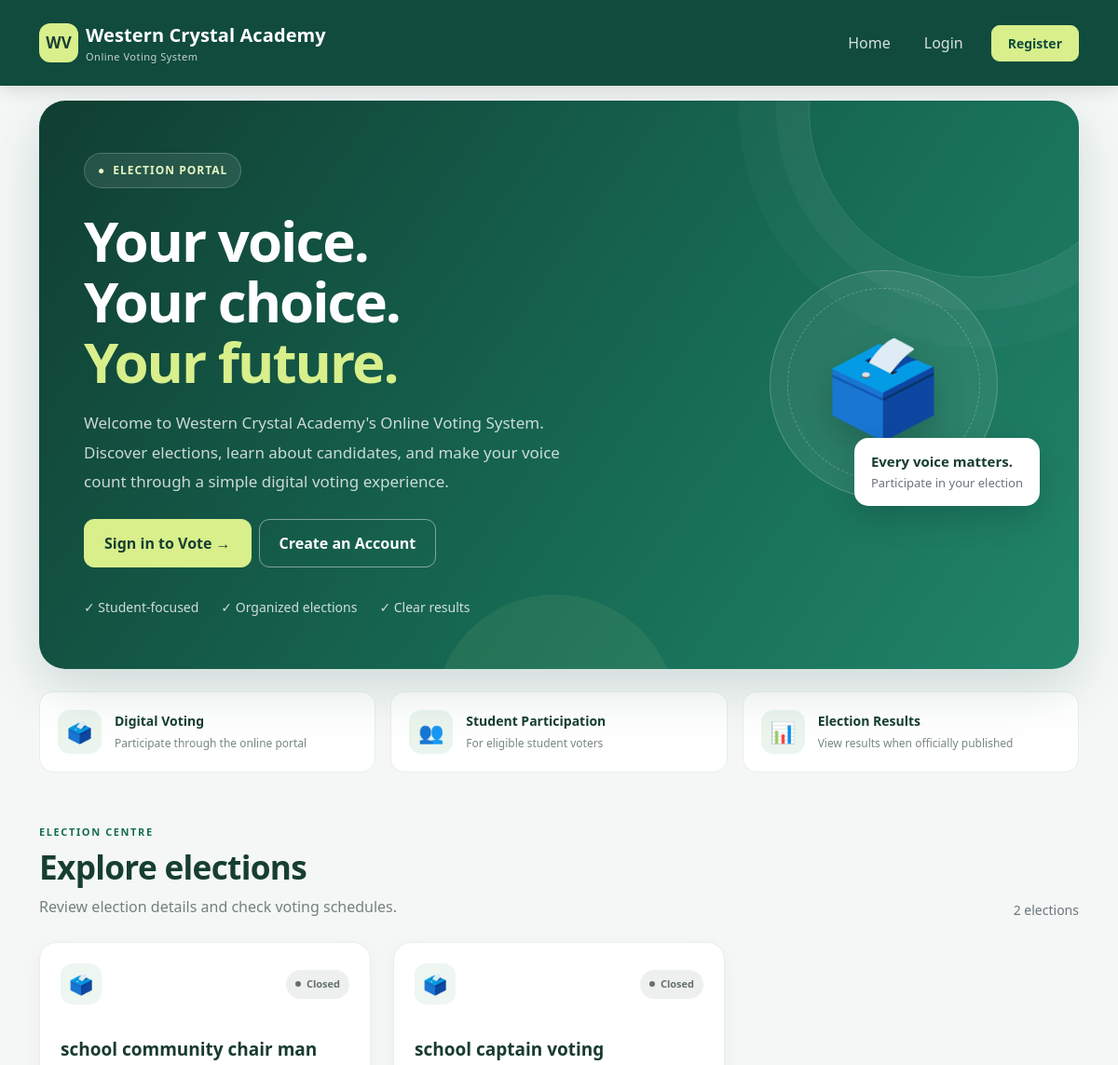
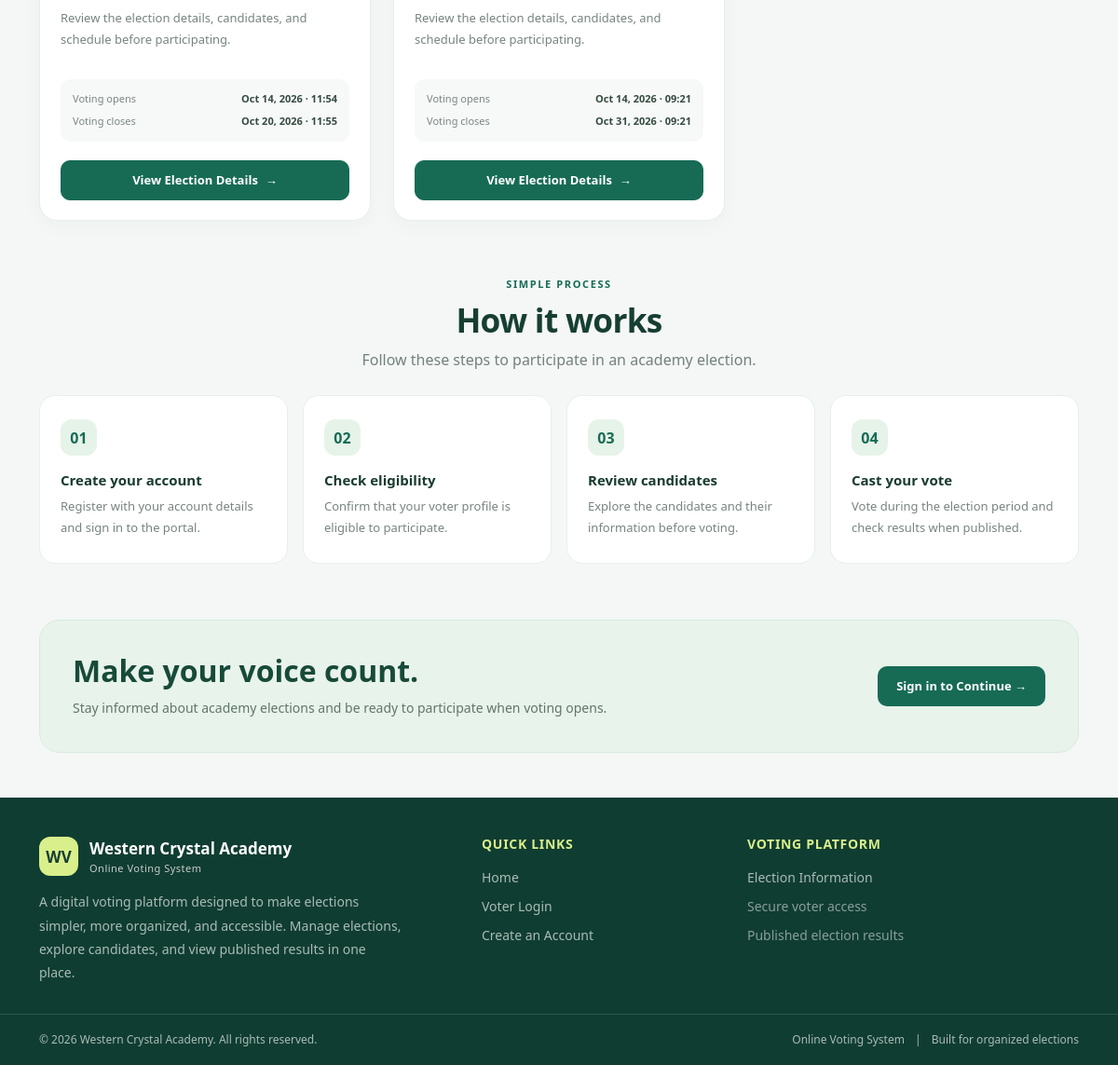
The page / on the database its author committed (2 pictures, top to bottom).
### voting/models.py (models this page shows, shortened)
class Election(models.Model):
    title = models.CharField(max_length=150)
    description = models.TextField(blank=True)
    opens_at = models.DateTimeField()
    closes_at = models.DateTimeField()
    is_published = models.BooleanField(default=False)
    results_published = models.BooleanField(default=False)
    created_at = models.DateTimeField(auto_now_add=True)
    class Meta:
        ordering = ["-opens_at"]
    @property
    def is_open(self):
        now = timezone.now()
        return (
            self.is_published
            and self.opens_at <= now <= self.closes_at
        )

### voting/views.py (the view)
# urls.py: path("", views.home, name="home"),
def home(request):
    elections = Election.objects.filter(
        is_published=True
    ).order_by("-opens_at")
    return render(
        request,
        "voting/home.html",
        {
            "elections": elections,
            "now": timezone.now(),
        },
    )

### templates/voting/home.html (shortened to what this page needs)
{% extends "base.html" %}
{% block content %}
<div class="home-page">
    <section class="home-hero animate-home">
        <div class="row align-items-center g-4">
            <div class="col-lg-8">
                <span class="hero-label">
                    <span>●</span> Election Portal
                </span>
                <h1 class="hero-title">
                    Your voice.<br>
                    Your choice.<br>
                    <span>Your future.</span>
                </h1>
                <p class="hero-description">
                    Welcome to Western Crystal Academy's Online Voting System.
                    Discover elections, learn about candidates, and make your
                    voice count through a simple digital voting experience.
                </p>
                <div class="hero-actions d-flex flex-wrap gap-2 mt-4">
                    {% if user.is_authenticated %}
                        <a class="btn hero-primary-btn"
                           href="#elections">
                            Explore Elections <span aria-hidden="true">→</span>
                        </a>
                    {% else %}
                        <a class="btn hero-primary-btn"
                           href="{% url 'login' %}">
                            Sign in to Vote <span aria-hidden="true">→</span>
                        </a>
                        <a class="btn hero-secondary-btn"
                           href="{% url 'register' %}">
                            Create an Account
                        </a>
                    {% endif %}
                </div>
                <div class="d-flex flex-wrap gap-3 gap-lg-4 mt-4 pt-2 small"
                     style="color:rgba(255,255,255,.8)">
                    <span>✓ Student-focused</span>
                    <span>✓ Organized elections</span>
                    <span>✓ Clear results</span>
                </div>
            </div>
            <div class="col-lg-4">
                <div class="hero-visual">
                    <div class="ballot-art">
                        <div class="ballot-icon" aria-hidden="true">🗳️</div>
                    </div>
                    <div class="floating-note">
                        <strong>Every voice matters.</strong>
                        <span class="text-secondary">Participate in your election</span>
                    </div>
                </div>
            </div>
        </div>
    </section>
    <section class="info-strip">
        <div class="row g-3">
            <div class="col-sm-6 col-lg-4">
                <div class="info-item">
                    <div class="info-icon" aria-hidden="true">🗳️</div>
                    <div>
                        <strong>Digital Voting</strong>
                        <small>Participate through the online portal</small>
                    </div>
                </div>
            </div>
            <div class="col-sm-6 col-lg-4">
                <div class="info-item">
                    <div class="info-icon" aria-hidden="true">👥</div>
                    <div>
                        <strong>Student Participation</strong>
                        <small>For eligible student voters</small>
                    </div>
                </div>
            </div>
            <div class="col-sm-6 col-lg-4">
                <div class="info-item">
                    <div class="info-icon" aria-hidden="true">📊</div>
                    <div>
                        <strong>Election Results</strong>
                        <small>View results when officially published</small>
                    </div>
                </div>
            </div>
        </div>
    </section>
    <section id="elections" class="election-section">
        <div class="d-flex flex-wrap justify-content-between align-items-end gap-3 mb-4">
            <div>
                <p class="section-eyebrow">Election Centre</p>
                <h2 class="section-title">Explore elections</h2>
                <p class="section-description mb-0">
                    Review election details and check voting schedules.
                </p>
            </div>
            <div class="small text-secondary">
                {% if elections %}
                    {{ elections|length }} election{{ elections|length|pluralize }}
                {% else %}
                    Election portal
                {% endif %}
            </div>
        </div>
        <div class="row g-4">
            {% for election in elections %}
                <div class="col-md-6 col-xl-4">
                    <article class="election-card">
                        <div class="election-card-top">
                            <div class="d-flex align-items-center justify-content-between gap-2">
                                <div class="election-symbol" aria-hidden="true">
                                    🗳️
                                </div>
                                {% if not election.is_published %}
                                    <span class="status-badge status-closed">
                                        <span class="status-dot"></span>
                                        Unpublished
                                    </span>
                                {% elif election.is_open %}
                                    <span class="status-badge status-open">
                                        <span class="status-dot"></span>
                                        Voting Open
                                    </span>
                                {% elif election.opens_at > now %}
                                    <span class="status-badge status-upcoming">
                                        <span class="status-dot"></span>
                                        Upcoming
                                    </span>
                                {% else %}
                                    <span class="status-badge status-closed">
                                        <span class="status-dot"></span>
                                        Closed
                                    </span>
                                {% endif %}
                            </div>
                        </div>
                        <div class="election-card-body">
                            <h3>{{ election.title }}</h3>
                            <p class="election-description">
                                {{ election.description|default:"Review the election details, candidates, and schedule before participating."|truncatechars:135 }}
                            </p>
                            <div class="election-dates">
                                <div class="date-line">
                                    <span>Voting opens</span>
                                    <strong>{{ election.opens_at|date:"M d, Y · H:i" }}</strong>
                                </div>
                                <div class="date-line">
                                    <span>Voting closes</span>
                                    <strong>{{ election.closes_at|date:"M d, Y · H:i" }}</strong>
                                </div>
                            </div>
                            <a class="election-btn"
                               href="{% url 'election_detail' election.id %}">
                                View Election Details
                                <span aria-hidden="true">→</span>
                            </a>
                        </div>
                    </article>
                </div>
            {% endfor %}
        </div>
    </section>
    <section class="steps-section">
        <div class="text-center mb-4">
            <p class="section-eyebrow">Simple Process</p>
            <h2 class="section-title">How it works</h2>
            <p class="section-description">
                Follow these steps to participate in an academy election.
            </p>
        </div>
        <div class="row g-3">
            <div class="col-sm-6 col-lg-3">
                <div class="step-card">
                    <div class="step-number">01</div>
                    <h4>Create your account</h4>
                    <p>Register with your account details and sign in to the portal.</p>
                </div>
            </div>
            <div class="col-sm-6 col-lg-3">
                <div class="step-card">
                    <div class="step-number">02</div>
                    <h4>Check eligibility</h4>
                    <p>Confirm that your voter profile is eligible to participate.</p>
                </div>
            </div>
            <div class="col-sm-6 col-lg-3">
                <div class="step-card">
                    <div class="step-number">03</div>
                    <h4>Review candidates</h4>
                    <p>Explore the candidates and their information before voting.</p>
                </div>
            </div>
            <div class="col-sm-6 col-lg-3">
                <div class="step-card">
                    <div class="step-number">04</div>
                    <h4>Cast your vote</h4>
                    <p>Vote during the election period and check results when published.</p>
                </div>
            </div>
        </div>
    </section>
    <section class="home-cta">
        <div class="d-flex flex-column flex-lg-row align-items-lg-center justify-content-between gap-4">
            <div>
                <h2 class="mb-2">Make your voice count.</h2>
                <p>
                    Stay informed about academy elections and be ready to
                    participate when voting opens.
                </p>
            </div>
            {% if user.is_authenticated %}
                <a href="#elections" class="cta-btn">
                    Explore Elections →
                </a>
            {% else %}
                <a href="{% url 'login' %}" class="cta-btn">
                    Sign in to Continue →
                </a>
            {% endif %}
        </div>
    </section>
</div>
{% endblock %}

### templates/base.html (style rules this page uses)
:root { --brand: #176b55; --brand-dark: #104b3d; --brand-light: #21856a; --accent: #d8ef8b; --page: #f4f7f6; --text: #1d2b27; --muted: #a8bcb5; }
* { box-sizing: border-box; }
html { scroll-behavior: smooth; scroll-padding-top: 90px; }
body { min-height: 100vh; display: flex; flex-direction: column; margin: 0; background: var(--page); color: var(--text); font-family: "Segoe UI", Arial, sans-serif; }

### rows shown on the page
Election: is_published True (drawn), title "school community chair man", description "Review the election details, candidates, and schedule before participating.", opens_at "Oct 14, 2026 · 11:54", closes_at "Oct 20, 2026 · 11:55"
Election: is_published True (drawn), title "school captain voting", description "Review the election details, candidates, and schedule before participating.", opens_at "Oct 14, 2026 · 09:21", closes_at "Oct 31, 2026 · 09:21"

### other values the page prints
{{ elections|length }} "2"
